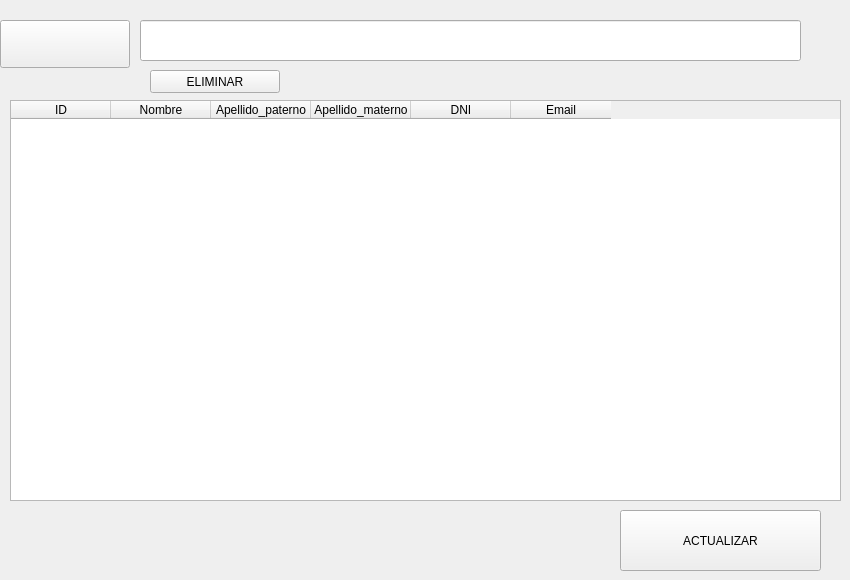
              <widget class="QWidget" name="vendedor">
               <attribute name="title">
                <string>VENDEDOR</string>
               </attribute>
               <widget class="QTableWidget" name="tablavendedor">
                <property name="geometry">
                 <rect>
                  <x>10</x>
                  <y>100</y>
                  <width>831</width>
                  <height>401</height>
                 </rect>
                </property>
                <column>
                 <property name="text">
                  <string>ID</string>
                 </property>
                </column>
                <column>
                 <property name="text">
                  <string>Nombre</string>
                 </property>
                </column>
                <column>
                 <property name="text">
                  <string>Apellido_paterno</string>
                 </property>
                </column>
                <column>
                 <property name="text">
                  <string>Apellido_materno</string>
                 </property>
                </column>
                <column>
                 <property name="text">
                  <string>DNI</string>
                 </property>
                </column>
                <column>
                 <property name="text">
                  <string>Email</string>
                 </property>
                </column>
               </widget>
               <widget class="QPushButton" name="actualizarvbtn">
                <property name="geometry">
                 <rect>
                  <x>620</x>
                  <y>510</y>
                  <width>201</width>
                  <height>61</height>
                 </rect>
                </property>
                <property name="text">
                 <string>ACTUALIZAR</string>
                </property>
               </widget>
               <widget class="QPushButton" name="buscarvbtn">
                <property name="geometry">
                 <rect>
                  <x>0</x>
                  <y>20</y>
                  <width>130</width>
                  <height>48</height>
                 </rect>
                </property>
                <property name="text">
                 <string/>
                </property>
                <property name="icon">
                 <iconset>
                  <normaloff>../IMAGES/buscar.png</normaloff>../IMAGES/buscar.png</iconset>
                </property>
                <property name="iconSize">
                 <size>
                  <width>40</width>
                  <height>40</height>
                 </size>
                </property>
               </widget>
               <widget class="QLineEdit" name="buscarv">
                <property name="geometry">
                 <rect>
                  <x>140</x>
                  <y>20</y>
                  <width>661</width>
                  <height>41</height>
                 </rect>
                </property>
               </widget>
               <widget class="QPushButton" name="eliminarvbtn">
                <property name="geometry">
                 <rect>
                  <x>150</x>
                  <y>70</y>
                  <width>130</width>
                  <height>23</height>
                 </rect>
                </property>
                <property name="text">
                 <string>ELIMINAR</string>
                </property>
               </widget>
              </widget>
